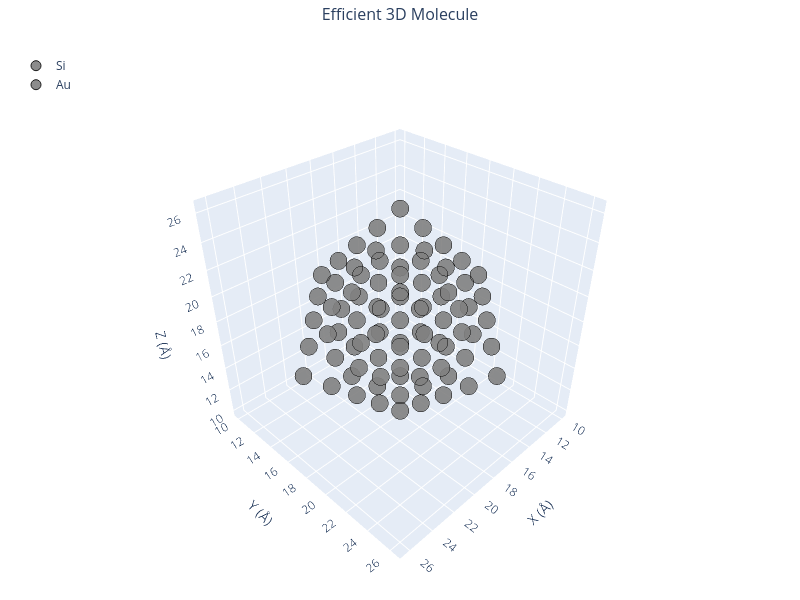

Notebook code cell kept with this figure:
### Markdown cell above
### 🔹 Example 4 – Au–Si Alloy Nanoparticle (elements=["Au", "Si"], compositions=[0.5, 0.5])

In this example, the builder creates a binary alloy nanoparticle containing 50% gold and 50% silicon atoms.
Such Au–Si alloys are well-known for their role in nanowire growth (VLS mechanism) and heterogeneous catalysis.

Alloying alters the bonding environment and lattice strain, leading to modified optical, mechanical, and chemical properties compared to pure gold nanoparticles.

### Code cell
from pygamlab.structures.Generators.zero_d import Nano_ZeroD_Builder 

from pygamlab.structures.gamvis import Molecular_Visualizer 

builder = Nano_ZeroD_Builder(material="Au", structure_type="nanoparticle", size=80, lattice_constant=4.08,surfaces=[(1,1,1),(1,0,0)],surface_energies=[0.5,0.7])
builder.create_alloy(elements=["Au", "Si"], compositions=[0.5, 0.5])
zerod4=builder.atoms 

Molecular_Visualizer(zerod4,format='efficient_plotly') 
Molecular_Visualizer(zerod4,format='matplotlib') 
#Molecular_Visualizer(zerod4,format='pyvista')

### Figure 1 — Plotly figure (JSON) as saved in the notebook; plotly's stock layout.template omitted (floating-point values rounded to 4 significant figures)
{"data": [{"hoverinfo": "text", "hovertext": ["Atom 1<br>Element: Si<br>Position: (12.04, 16.12, 18.16)", "Atom 7<br>Element: Si<br>Position: (14.08, 16.12, 16.12)", "Atom 8<br>Element: Si<br>Position: (16.12, 14.08, 16.12)", "Atom 9<br>Element: Si<br>Position: (16.12, 16.12, 14.08)", "Atom 11<br>Element: Si<br>Position: (14.08, 16.12, 20.20)", "Atom 12<br>Element: Si<br>Position: (16.12, 14.08, 20.20)", "Atom 13<br>Element: Si<br>Position: (16.12, 16.12, 18.16)", "Atom 18<br>Element: Si<br>Position: (16.12, 18.16, 16.12)", "Atom 20<br>Element: Si<br>Position: (14.08, 18.16, 18.16)", "Atom 23<br>Element: Si<br>Position: (16.12, 20.20, 18.16)", "Atom 25<br>Element: Si<br>Position: (16.12, 18.16, 24.28)", "Atom 26<br>Element: Si<br>Position: (16.12, 20.20, 22.24)", "Atom 27<br>Element: Si<br>Position: (16.12, 22.24, 16.12)", "Atom 28<br>Element: Si<br>Position: (14.08, 22.24, 18.16)", "Atom 29<br>Element: Si<br>Position: (16.12, 22.24, 20.20)", "Atom 30<br>Element: Si<br>Position: (16.12, 24.28, 18.16)", "Atom 31<br>Element: Si<br>Position: (18.16, 12.04, 16.12)", "Atom 37<br>Element: Si<br>Position: (18.16, 16.12, 16.12)", "Atom 38<br>Element: Si<br>Position: (20.20, 14.08, 16.12)", "Atom 40<br>Element: Si<br>Position: (18.16, 14.08, 18.16)", "Atom 43<br>Element: Si<br>Position: (20.20, 16.12, 18.16)", "Atom 45<br>Element: Si<br>Position: (18.16, 16.12, 24.28)", "Atom 48<br>Element: Si<br>Position: (18.16, 20.20, 12.04)", "Atom 51<br>Element: Si<br>Position: (18.16, 20.20, 16.12)", "Atom 52<br>Element: Si<br>Position: (20.20, 18.16, 16.12)", "Atom 54<br>Element: Si<br>Position: (18.16, 18.16, 18.16)", "Atom 55<br>Element: Si<br>Position: (18.16, 20.20, 20.20)", "Atom 56<br>Element: Si<br>Position: (20.20, 18.16, 20.20)", "Atom 58<br>Element: Si<br>Position: (18.16, 18.16, 22.24)", "Atom 59<br>Element: Si<br>Position: (18.16, 20.20, 24.28)", "Atom 60<br>Element: Si<br>Position: (20.20, 18.16, 24.28)", "Atom 61<br>Element: Si<br>Position: (20.20, 20.20, 22.24)", "Atom 62<br>Element: Si<br>Position: (18.16, 18.16, 26.32)", "Atom 67<br>Element: Si<br>Position: (18.16, 24.28, 20.20)", "Atom 69<br>Element: Si<br>Position: (20.20, 24.28, 18.16)", "Atom 71<br>Element: Si<br>Position: (18.16, 26.32, 18.16)", "Atom 72<br>Element: Si<br>Position: (22.24, 16.12, 16.12)", "Atom 77<br>Element: Si<br>Position: (22.24, 20.20, 16.12)", "Atom 78<br>Element: Si<br>Position: (24.28, 18.16, 16.12)", "Atom 79<br>Element: Si<br>Position: (22.24, 18.16, 18.16)", "Atom 82<br>Element: Si<br>Position: (24.28, 20.20, 18.16)", "Atom 84<br>Element: Si<br>Position: (22.24, 22.24, 18.16)"], "marker": {"color": "gray", "line": {"color": "black", "width": 1}, "opacity": 0.9, "size": 10}, "mode": "markers", "name": "Si", "type": "scatter3d", "x": [12.04, 14.08, 16.12, 16.12, 14.08, 16.12, 16.12, 16.12, 14.08, 16.12, 16.12, 16.12, 16.12, 14.08, 16.12, 16.12, 18.16, 18.16, 20.2, 18.16, 20.2, 18.16, 18.16, 18.16, 20.2, 18.16, 18.16, 20.2, 18.16, 18.16, 20.2, 20.2, 18.16, 18.16, 20.2, 18.16, 22.24, 22.24, 24.28, 22.24, 24.28, 22.24], "y": [16.12, 16.12, 14.08, 16.12, 16.12, 14.08, 16.12, 18.16, 18.16, 20.2, 18.16, 20.2, 22.24, 22.24, 22.24, 24.28, 12.04, 16.12, 14.08, 14.08, 16.12, 16.12, 20.2, 20.2, 18.16, 18.16, 20.2, 18.16, 18.16, 20.2, 18.16, 20.2, 18.16, 24.28, 24.28, 26.32, 16.12, 20.2, 18.16, 18.16, 20.2, 22.24], "z": [18.16, 16.12, 16.12, 14.08, 20.2, 20.2, 18.16, 16.12, 18.16, 18.16, 24.28, 22.24, 16.12, 18.16, 20.2, 18.16, 16.12, 16.12, 16.12, 18.16, 18.16, 24.28, 12.04, 16.12, 16.12, 18.16, 20.2, 20.2, 22.24, 24.28, 24.28, 22.24, 26.32, 20.2, 18.16, 18.16, 16.12, 16.12, 16.12, 18.16, 18.16, 18.16]}, {"hoverinfo": "text", "hovertext": ["Atom 2<br>Element: Au<br>Position: (12.04, 18.16, 16.12)", "Atom 3<br>Element: Au<br>Position: (10.00, 18.16, 18.16)", "Atom 4<br>Element: Au<br>Position: (12.04, 18.16, 20.20)", "Atom 5<br>Element: Au<br>Position: (12.04, 20.20, 18.16)", "Atom 6<br>Element: Au<br>Position: (16.12, 12.04, 18.16)", "Atom 10<br>Element: Au<br>Position: (14.08, 14.08, 18.16)", "Atom 14<br>Element: Au<br>Position: (16.12, 16.12, 22.24)", "Atom 15<br>Element: Au<br>Position: (16.12, 18.16, 12.04)", "Atom 16<br>Element: Au<br>Position: (14.08, 18.16, 14.08)", "Atom 17<br>Element: Au<br>Position: (14.08, 20.20, 16.12)", "Atom 19<br>Element: Au<br>Position: (16.12, 20.20, 14.08)", "Atom 21<br>Element: Au<br>Position: (14.08, 20.20, 20.20)", "Atom 22<br>Element: Au<br>Position: (16.12, 18.16, 20.20)", "Atom 24<br>Element: Au<br>Position: (14.08, 18.16, 22.24)", "Atom 32<br>Element: Au<br>Position: (18.16, 10.00, 18.16)", "Atom 33<br>Element: Au<br>Position: (18.16, 12.04, 20.20)", "Atom 34<br>Element: Au<br>Position: (20.20, 12.04, 18.16)", "Atom 35<br>Element: Au<br>Position: (18.16, 16.12, 12.04)", "Atom 36<br>Element: Au<br>Position: (18.16, 14.08, 14.08)", "Atom 39<br>Element: Au<br>Position: (20.20, 16.12, 14.08)", "Atom 41<br>Element: Au<br>Position: (18.16, 16.12, 20.20)", "Atom 42<br>Element: Au<br>Position: (20.20, 14.08, 20.20)", "Atom 44<br>Element: Au<br>Position: (18.16, 14.08, 22.24)", "Atom 46<br>Element: Au<br>Position: (20.20, 16.12, 22.24)", "Atom 47<br>Element: Au<br>Position: (18.16, 18.16, 10.00)", "Atom 49<br>Element: Au<br>Position: (20.20, 18.16, 12.04)", "Atom 50<br>Element: Au<br>Position: (18.16, 18.16, 14.08)", "Atom 53<br>Element: Au<br>Position: (20.20, 20.20, 14.08)", "Atom 57<br>Element: Au<br>Position: (20.20, 20.20, 18.16)", "Atom 63<br>Element: Au<br>Position: (18.16, 22.24, 14.08)", "Atom 64<br>Element: Au<br>Position: (18.16, 24.28, 16.12)", "Atom 65<br>Element: Au<br>Position: (20.20, 22.24, 16.12)", "Atom 66<br>Element: Au<br>Position: (18.16, 22.24, 18.16)", "Atom 68<br>Element: Au<br>Position: (20.20, 22.24, 20.20)", "Atom 70<br>Element: Au<br>Position: (18.16, 22.24, 22.24)", "Atom 73<br>Element: Au<br>Position: (22.24, 14.08, 18.16)", "Atom 74<br>Element: Au<br>Position: (22.24, 16.12, 20.20)", "Atom 75<br>Element: Au<br>Position: (24.28, 16.12, 18.16)", "Atom 76<br>Element: Au<br>Position: (22.24, 18.16, 14.08)", "Atom 80<br>Element: Au<br>Position: (22.24, 20.20, 20.20)", "Atom 81<br>Element: Au<br>Position: (24.28, 18.16, 20.20)", "Atom 83<br>Element: Au<br>Position: (22.24, 18.16, 22.24)", "Atom 85<br>Element: Au<br>Position: (26.32, 18.16, 18.16)"], "marker": {"color": "gray", "line": {"color": "black", "width": 1}, "opacity": 0.9, "size": 10}, "mode": "markers", "name": "Au", "type": "scatter3d", "x": [12.04, 10.0, 12.04, 12.04, 16.12, 14.08, 16.12, 16.12, 14.08, 14.08, 16.12, 14.08, 16.12, 14.08, 18.16, 18.16, 20.2, 18.16, 18.16, 20.2, 18.16, 20.2, 18.16, 20.2, 18.16, 20.2, 18.16, 20.2, 20.2, 18.16, 18.16, 20.2, 18.16, 20.2, 18.16, 22.24, 22.24, 24.28, 22.24, 22.24, 24.28, 22.24, 26.32], "y": [18.16, 18.16, 18.16, 20.2, 12.04, 14.08, 16.12, 18.16, 18.16, 20.2, 20.2, 20.2, 18.16, 18.16, 10.0, 12.04, 12.04, 16.12, 14.08, 16.12, 16.12, 14.08, 14.08, 16.12, 18.16, 18.16, 18.16, 20.2, 20.2, 22.24, 24.28, 22.24, 22.24, 22.24, 22.24, 14.08, 16.12, 16.12, 18.16, 20.2, 18.16, 18.16, 18.16], "z": [16.12, 18.16, 20.2, 18.16, 18.16, 18.16, 22.24, 12.04, 14.08, 16.12, 14.08, 20.2, 20.2, 22.24, 18.16, 20.2, 18.16, 12.04, 14.08, 14.08, 20.2, 20.2, 22.24, 22.24, 10.0, 12.04, 14.08, 14.08, 18.16, 14.08, 16.12, 16.12, 18.16, 20.2, 22.24, 18.16, 20.2, 18.16, 14.08, 20.2, 20.2, 22.24, 18.16]}], "layout": {"font": {"size": 12}, "height": 600, "legend": {"x": 0.02, "y": 0.98}, "margin": {"b": 0, "l": 0, "r": 0, "t": 40}, "scene": {"aspectmode": "cube", "bgcolor": "rgba(240,240,240,0.1)", "camera": {"eye": {"x": 1.5, "y": 1.5, "z": 1.5}}, "xaxis": {"title": {"text": "X (Å)"}}, "yaxis": {"title": {"text": "Y (Å)"}}, "zaxis": {"title": {"text": "Z (Å)"}}}, "showlegend": true, "title": {"font": {"size": 16}, "text": "Efficient 3D Molecule", "x": 0.5}, "width": 800}}
